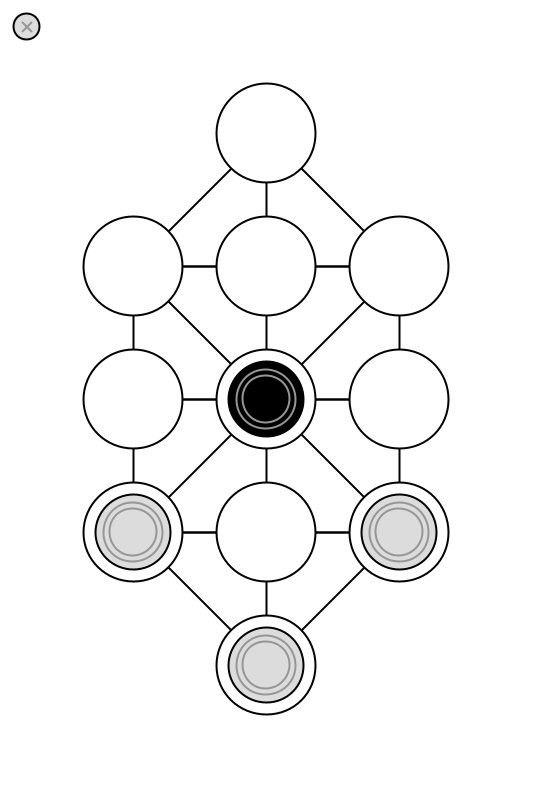
Frame 1 (no input)
Frame 60 (the mouse pressed at the canvas centre just before this capture): identical to frame 1, image omitted
Frame 120 (the mouse held since frame 60 and released just before this capture): identical to frame 1, image omitted

The Processing sketch that drew this single still picture (run headless with seeded random() and noise(); from frame 60 on, the mouse is pressed at the canvas centre):

// Processing sketch: french_military_game
// ── french_military_game.pde
// размер клетки на доске
float step;

// диаметр поля
float d1;

// диаметр фишки
float d2;

final int EMPTY = 0;
final int WHITE = 1;
final int BLACK = 2;

// количество клеток на поле
final int N = 11;

// расположение фигур на поле
int[] b = new int[N];

// начальное расположение фигур на поле
int[] b0 = {
     0,    // 0
  0, 0, 0, // 1 2 3
  0, 2, 0, // 4 5 6
  1, 0, 1, // 7 8 9
     1     // 10
};

// Возможные ходы для белых (только вперед).
int[][] m = {
  {},
  {0,2},   {0,1,3},      {0,2},
  {1,5},   {1,2,3, 4,6}, {3,5},
  {4,5,8}, {7,5,9},      {6,5,8},
  {7,8,9}
};

// Возможные ходы для черных (также назад)
int[][] mb = {
  {1,2,3},
  {4,5}, {5},     {5,6},
  {7},   {7,8,9}, {9},
  {10},  {10},    {10},
  {}
};

int[] xp = {
  2,
  1,2,3,
  1,2,3,
  1,2,3,
  2
};

int[] yp = {
  1,
  2,2,2,
  3,3,3,
  4,4,4,
  5
};

// чей ход? 
// true: white, false: black
boolean whiteMove;

// какая фишка сейчас выбрана?
// (-1 если никакая)
int nsel = -1;

// цвет выбранной фишки
int bsel;

// координаты фишки, которую тянут
int xdrag, ydrag;


class Button {
  float d;
  float r;
  float d2;

  Button() {
    d = step/5;
    r = d/sqrt(2)/2-5;
    d2 = 2*d;
  }
  
  void draw() {
    fill(whiteMove? 220 : 0);
    ellipse(d,d, d,d);
    stroke(150);
    line(d-r,d-r,d+r,d+r);
    line(d+r,d-r,d-r,d+r);
    stroke(0);
  }
  
  boolean clicked() {
      return mouseX < d2 && mouseY < d2; 
  }
}

Button reset;

void setup() {
  size(533, 800);
  step = height/6;
  d1 = step*0.75;
  d2 = d1*0.75;
  reset = new Button();
  resetBoard();
  strokeWeight(2);
}

void resetBoard() {
  for (int i=0; i<N; i++) {
    b[i] = b0[i];
  }
  whiteMove = true;
}

void draw() {

  background(255); //color('#f8f4d0'));
  // нарисовать сетку
  for (int i=0; i<N; i++) {
    int[] p = m[i];
    for (int j=0; j<p.length; j++) {
      float x1 = step*xp[i];
      float y1 = step*yp[i];
      float x2 = step*xp[p[j]];
      float y2 = step*yp[p[j]];
      line(x1,y1,x2,y2);
    }
  }
  
  // нарисовать поля
  for (int i=0; i<N; i++) {
    float xc = step*xp[i];
    float yc = step*yp[i];
    fill(255);
    ellipse(xc,yc, d1,d1);
    if (b[i] != EMPTY) {
      drawPiece(xc,yc, b[i]);
    } 
  }
  
  // фишка которую тянут
  if (nsel != -1) {
    drawPiece(xdrag,ydrag, bsel);
  }
  
  // кнопка reset
  reset.draw();
}

void drawPiece(float xc, float yc, int cell) {
  fill(cell == WHITE? 220 : 0);
  ellipse(xc,yc, d2,d2);
  stroke(150);
  var d = d2;
  for (int i=0; i<2; i++) {
    d *= 0.8;
    ellipse(xc,yc, d,d);
  }
  stroke(0);
}

// номер поля, на которое сейчас указывает мышь
int mouseCell() {
  int x = round(map(mouseX, 0,width,  0,4));
  int y = round(map(mouseY, 0,height, 0,6));
  if (x == 0 || x == 4 || y == 0 || y == 6) {
    return -1;
  }
  int k = y*3 + x;
  return (k >= 7 && k <=15)? k - 6 : (k == 5)? 0 : (k == 17)? 10 : -1;
}

void mousePressed() {
  if (reset.clicked()) {
    resetBoard();
    return;
  }
  nsel = mouseCell();
  if (nsel == -1) {
    return;
  }
  // проверить что взята фишка соотв. цвета
  if (!(whiteMove && b[nsel] == WHITE || !whiteMove && b[nsel] == BLACK)) {
    nsel = -1;
    return;
  }
  xdrag = mouseX;
  ydrag = mouseY;
  bsel = b[nsel];
  b[nsel] = EMPTY;
}

void mouseDragged() {
  if (nsel != -1) {
    xdrag = mouseX;
    ydrag = mouseY;
  }
}

void mouseReleased() {
  if (nsel == -1) {
    return;
  }
  // определить координаты нажатой клетки
  var n = mouseCell();
  if (n != -1 && canMove(nsel,n)) {
    b[n] = bsel;
    whiteMove = !whiteMove;
  } else {
    b[nsel] = bsel;
  }
  nsel = -1;
}

boolean canMove(int n1, int n2) {
  if (b[n2] != EMPTY) {
    return false;
  }  
  if (arrayContains(m[n1], n2)) {
    return true;
  }
  if (!whiteMove && arrayContains(mb[n1], n2)) {
    return true;
  }
  return false;
}

boolean arrayContains(int[] arr, int n) {
  for (int i=0; i<arr.length; i++) {
    if (arr[i] == n) {
      return true;
    }
  }
  return false;
}
